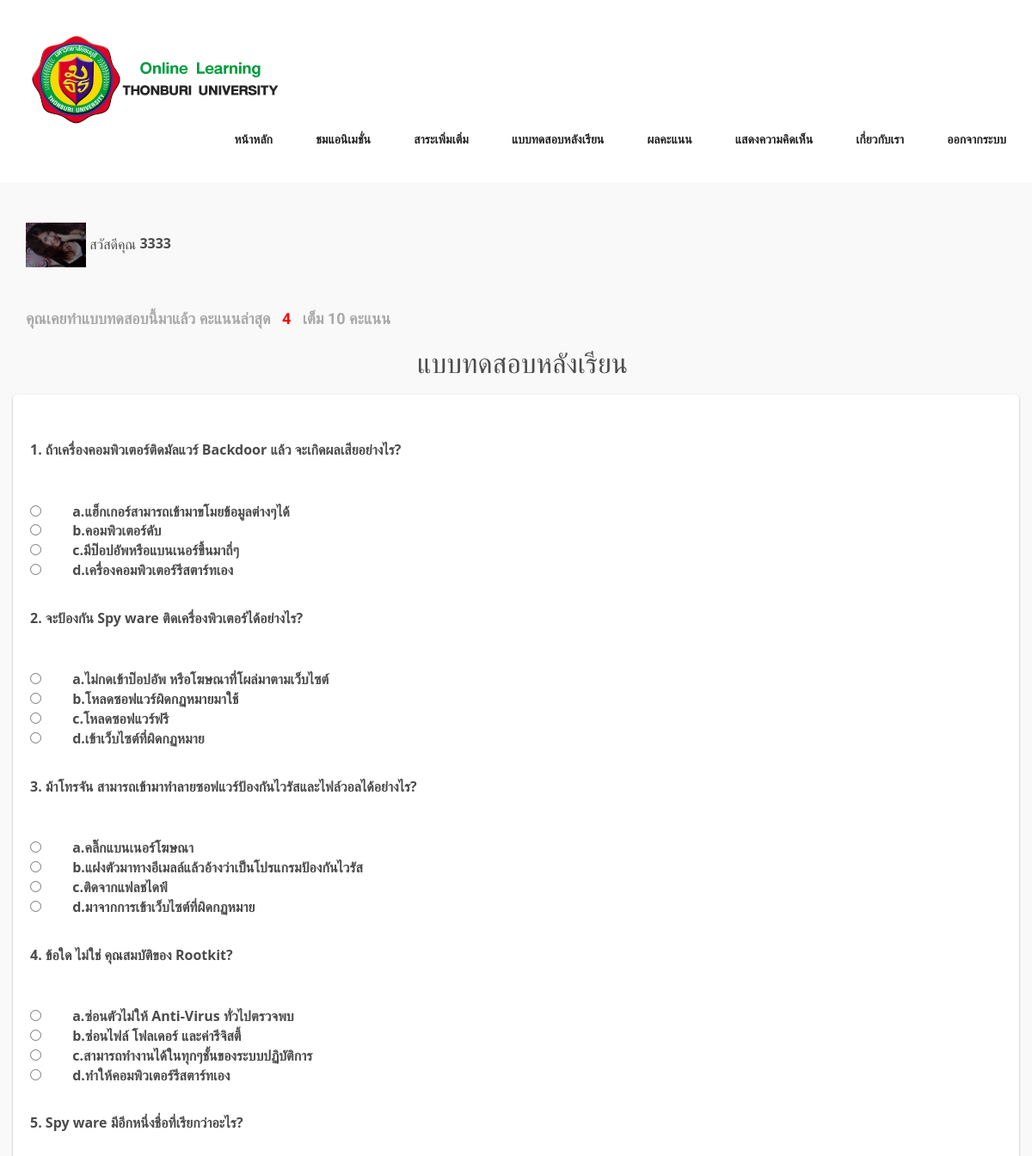
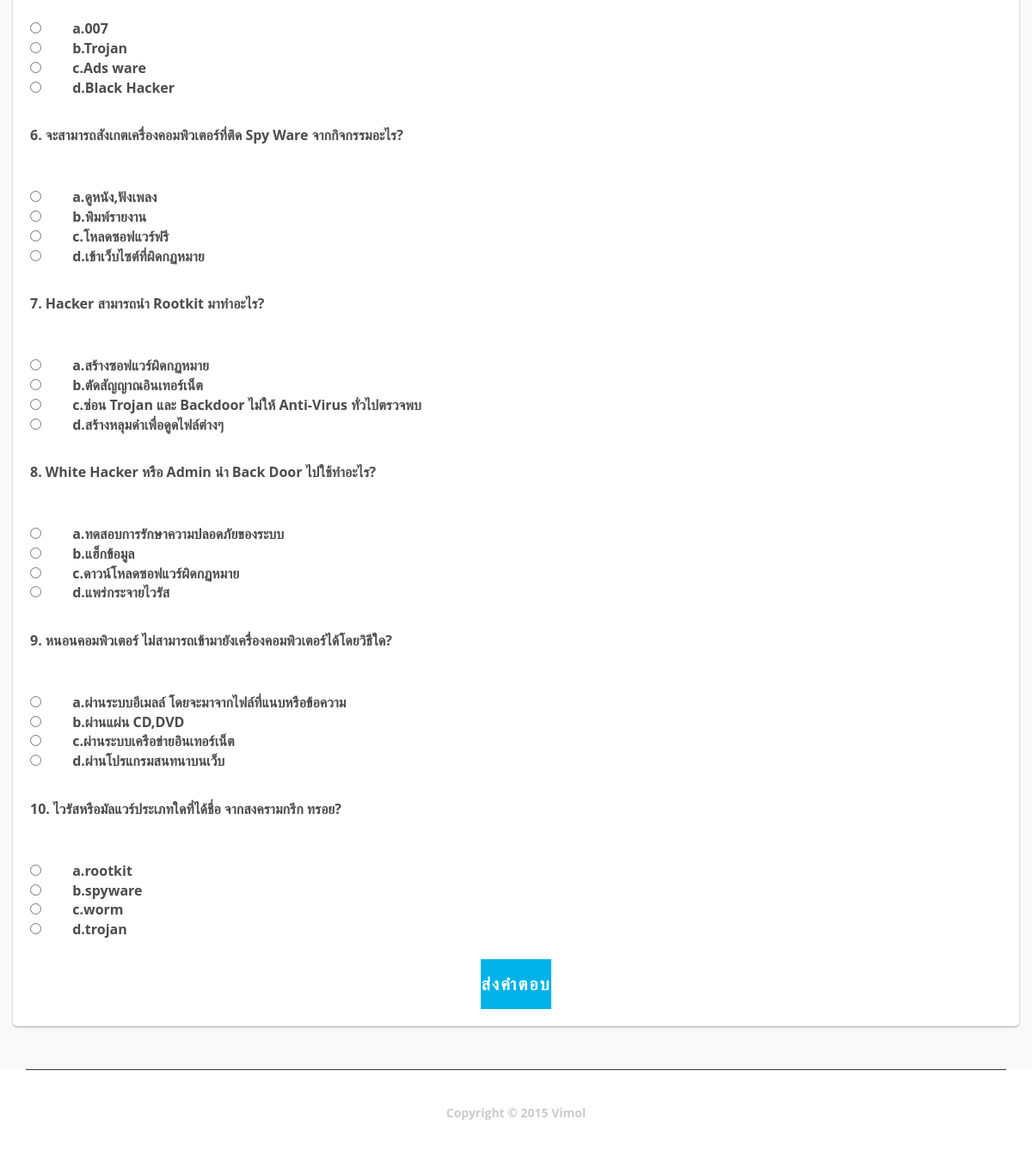
The app's page /posttest.php (signed in) with its own data (2 pictures, top to bottom).
### tables this page shows
CREATE TABLE `tb_member` (
  `Username` varchar(100) NOT NULL,
  `Password` varchar(100) NOT NULL,
  `Name` varchar(100) NOT NULL,
  `Email` varchar(100) NOT NULL,
  `Gender` varchar(100) NOT NULL,
  `Mtype` varchar(100) NOT NULL,
  `Pic` varchar(200) NOT NULL
);

CREATE TABLE `tb_score` (
  `Username` varchar(100) NOT NULL,
  `PrevScore` varchar(2) NOT NULL,
  `CurrentScore` varchar(2) NOT NULL
);

CREATE TABLE `tb_questionnair` (
  `Q_ID` varchar(8) NOT NULL,
  `Question` varchar(300) NOT NULL
);

CREATE TABLE `tb_answer` (
  `Q_ID` varchar(8) NOT NULL,
  `Choice1` varchar(300) NOT NULL,
  `Choice2` varchar(300) NOT NULL,
  `Choice3` varchar(300) NOT NULL,
  `Choice4` varchar(300) NOT NULL,
  `TrueAns` varchar(1) NOT NULL
);

### posttest.php (the view, shortened to what this page needs)
<?php
$sql_request_image = "Select Pic From tb_member Where Username='".$_SESSION['ses_user']."'";
$result_request_image = mysql_query($sql_request_image);
$image_name = mysql_result($result_request_image,0,0);
$dir = "profile_images/";
?>
<!doctype html>
<html>
<head>
<link href="css/bootstrap.css" rel="stylesheet" type="text/css">
<link href="css/style-homepage.css" rel="stylesheet" type="text/css">
<link href="css/style.css" rel="stylesheet" type="text/css">
<link href="css/linecons.css" rel="stylesheet" type="text/css">
<link href="css/font-awesome.css" rel="stylesheet" type="text/css">
<link href="css/responsive.css" rel="stylesheet" type="text/css">
<link href="css/animate.css" rel="stylesheet" type="text/css">
</head>
<body>
<header id="header_outer">
  <div class="container">
    <div class="header_section">
      <table width="300" border="0">
  <tbody>
    <tr>
      <td><center>
      <a href="#"><img src="img/logo2.png" width="300" height="120" alt=""></a>
      </td>
    </tr>
  </tbody>
</table>
      <nav class="nav" id="nav">
        <ul class="">
           <li><a href="homepage.php">หน้าหลัก</a></li>
          <li><a href="animation.php">ชมแอนิเมชั่น</a></li>
          <li><a href="substance.php">สาระเพิ่มเติ่ม</a></li>
          <li><a href="posttest.php">แบบทดสอบหลังเรียน</a></li>
          <li><a href="showscore.php">ผลคะแนน</a></li>
          <li><a href="showcomment.php">แสดงความคิดเห็น</a></li>
          <li><a href="about.php">เกี่ยวกับเรา</a></li>
          <li><a href="logout.php">ออกจากระบบ</a></li>
        </ul>
      </nav>
      <a class="res-nav_click animated wobble wow"  href="javascript:void(0)"><i class="fa-bars"></i></a> </div>
  </div>
</header>
<section id="top_content" class="top_cont_outer">
  <div class="top_cont_inner">
    <div class="container"> <br><br>
   </b>  <?php echo " <img style='width:70px' src='".$dir.$image_name."'/>" ?>   สวัสดีคุณ   <b><?php echo $_SESSION['ses_user']?>
      <div class="top_content">
        <div class="row">
         <?php
$sql="Select Mtype From tb_member Where Username='".$_SESSION['ses_user']."'";
$result = mysql_query($sql);
$cell_data = mysql_result($result,0,0);
if($cell_data == "Old"){
	$sql_score="Select CurrentScore From tb_score Where Username='".$_SESSION['ses_user']."'";
	$result_score = mysql_query($sql_score);
	$_score = mysql_result($result_score,0,0);
	if($_score !="")
	{
	?>
 <h2><b>คุณเคยทำแบบทดสอบนี้มาแล้ว  คะแนนล่าสุด  &nbsp;&nbsp;<font color="#FF0004" ><?php echo $_score ?>&nbsp;&nbsp;</font> เต็ม 10 คะแนน</b></h2><br>
 <center><h1>แบบทดสอบหลังเรียน</h1></center>
<div class="formTest">
  <?php
  $sql = "SELECT * FROM `tb_questionnair` Q_TABLE INNER JOIN tb_answer A_TABLE ON Q_TABLE.Q_ID = A_TABLE.Q_ID order by rand()";
  $__result = mysql_query($sql);
  echo '<form name="forms" id="forms" enctype="multipart/form-data" method="post" action="savescore-post.php">';
  $counting = 1;
  while($__objResult = mysql_fetch_object($__result)) {
    echo '
    <dl class="formInputs">
      <dt>
          <label
            name="question1"
            class="formLabel"
            for="question1">
          '. $counting . ". " . $__objResult->Question .'
          </label>
      </dt><br>
    </dl>
    <input
      type="radio"
      value="a"
      id="a'.intval($__objResult->Q_ID).'"
      name="select_answer'.intval($__objResult->Q_ID).'">
      &ensp;&ensp;&ensp;&ensp;'.$__objResult->Choice1.'
    </input><br />
    <input
      type="radio"
      value="b"
      id="b'.intval($__objResult->Q_ID).'"
      name="select_answer'.intval($__objResult->Q_ID).'">
      &ensp;&ensp;&ensp;&ensp;'.$__objResult->Choice2.'
    </input><br />
    <input
      type="radio"
      value="c"
      id="c'.intval($__objResult->Q_ID).'"
      name="select_answer'.intval($__objResult->Q_ID).'">
      &ensp;&ensp;&ensp;&ensp;'.$__objResult->Choice3.'
    </input><br />
    <input
      type="radio"
      value="d"
      id="d'.intval($__objResult->Q_ID).'"
      name="select_answer'.intval($__objResult->Q_ID).'">
      &ensp;&ensp;&ensp;&ensp;'.$__objResult->Choice4.'
    </input><br /><br />
    <input
    type="hidden"
    name="ansId'.intval($__objResult->Q_ID).'"
    value="'.$__objResult->TrueAns.'">
    ';
    $counting++;
  }
  echo '<div id = "status2"></div>
        <center>
          <button
            type="submit"
            name="submit"
            id="submit"
            class="button"
          />
          ส่งคำตอบ
          </button>
        </center>';
  echo '</form>'
  ?>
<?php	}
}
else{?>
<center><h3>กรุณาทำแบบทดสอบก่อนเรียนก่อน</h3></center>
<?php } ?>
        </div>
      </div>
    </div>
  </div>
</section>
  <div class="container">
    <div class="footer_bottom"> <span>Copyright © 2015 Vimol </span> </div>
  </div>
</body>
</html>

### css/style-homepage.css (style rules this page uses)
ul { list-style:none; }
img { max-width:100%; }
a, a:hover, a:active { outline:0px !important }
body { background:#fff; font-family: 'Lato', sans-serif; font-size:14px; font-weight:normal; color:#888888; margin:0; }
h2 { font-size:38px; color:#222222; font-family:'Dosis'; font-weight:700; margin:35px 0 25px 0; text-align:center; text-transform:uppercase; }
#header_outer { background:#ffffff; padding:30px 0px; }
.header_section { position:relative; }
.nav { float:right; }
.nav ul { list-style:none; padding:0px; }
.nav ul li { display:inline-block; margin:0 23px; }
.nav ul li:last-child { margin:0 0 0 23px; }
.nav ul li a { display:block; font-size:14px; color:#222222; font-family:'Dosis'; text-decoration:none; text-transform:uppercase; font-weight: 600; transition:all 0.2s ease-in-out; -moz-transition:all 0.2s ease-in-out; -webkit-transition:all 0.2s ease-in-out; }
.top_cont_outer { background:#f9f9f9; position:relative; }
.top_cont_inner { background:#f9f9f9; }
.top_content { position:relative; padding-top: 50px; padding-bottom:30px; }
.footer_bottom { border-top:1px solid #333333; padding:40px 0; }
.footer_bottom span { display:block; font-size:14px; color:#cccccc; text-align:center; }

### css/style.css (style rules this page uses)
* { padding: 0; margin: 0; }
img { border: 0; }
ol, ul, li { list-style:none; }
body, input, textarea, select { font-family: 'Open Sans', sans-serif; font-size: 16px; color: #4c4c4c; }
.formTest { margin: 20px auto; background-color: #fff; padding: 20px; -webkit-border-radius: 5px; -moz-border-radius: 5px; border-radius: 5px; -webkit-box-shadow: 0 1px 3px rgba(0,0,0,.12),0 1px 2px rgba(0,0,0,.24); -moz-box-shadow: 0 1px 3px rgba(0,0,0,.12),0 1px 2px rgba(0,0,0,.24); box-shadow: 0 1px 3px rgba(0,0,0,.12),0 1px 2px rgba(0,0,0,.24); text-align: left; }
h1 { font-size: 32px; font-weight: 300; color: #4c4c4c; text-align: center; padding: 0 0 0 15px; display: table-cell; vertical-align: middle; }
h2 { font-size: 18px; font-weight: 300; color: #A9A9A9; text-align:left; padding: 0 0 0 15px; display: table-cell; vertical-align:top; }
.formInputs { margin-top: 10px; }
.formInputs label { font-weight: bold; }
.button { border: 0; outline: none; border-radius: 0; padding: 15px 0; font-size: 2rem; font-weight: 600; text-transform: uppercase; letter-spacing: .1em; background: #00B2E8; color: #ffffff; -webkit-transition: all 0.5s ease; transition: all 0.5s ease; -webkit-appearance: none; }

### css/responsive.css (style rules this page uses)
@media only screen and (min-width: 980px) and (max-width: 1200px) { .top_cont_inner { background-size:400px; } }

### records on screen
tb_member: Pic (picture)
tb_score: CurrentScore "4"
tb_questionnair: Question "ถ้าเครื่องคอมพิวเตอร์ติดมัลแวร์ Backdoor แล้ว จะเกิดผลเสียอย่างไร?", tb_answer.Choice1 "a.แฮ็กเกอร์สามารถเข้ามาขโมยข้อมูลต่างๆได้", tb_answer.Choice2 "b.คอมพิวเตอร์ดับ", tb_answer.Choice3 "c.มีป๊อปอัพหรือแบนเนอร์ขึ้นมาถี่ๆ", tb_answer.Choice4 "d.เครื่องคอมพิวเตอร์รีสตาร์ทเอง"
tb_questionnair: Question "จะป้องกัน Spy ware ติดเครื่องพิวเตอร์ได้อย่างไร?", tb_answer.Choice1 "a.ไม่กดเข้าป๊อปอัพ หรือโฆษณาที่โผล่มาตามเว็บไซต์", tb_answer.Choice2 "b.โหลดซอฟแวร์ผิดกฏหมายมาใช้", tb_answer.Choice3 "c.โหลดซอฟแวร์ฟรี", tb_answer.Choice4 "d.เข้าเว็บไซต์ที่ผิดกฏหมาย"
tb_questionnair: Question "ม้าโทรจัน สามารถเข้ามาทำลายซอฟแวร์ป้องกันไวรัสและไฟล์วอลได้อย่างไร?", tb_answer.Choice1 "a.คลิ๊กแบนเนอร์โฆษณา", tb_answer.Choice2 "b.แฝงตัวมาทางอีเมลล์แล้วอ้างว่าเป็นโปรแกรมป้องกันไวรัส", tb_answer.Choice3 "c.ติดจากแฟลชไดฟ์", tb_answer.Choice4 "d.มาจากการเข้าเว็บไซต์ที่ผิดกฏหมาย"
tb_questionnair: Question "ข้อใด ไม่ใช่ คุณสมบัติของ Rootkit?", tb_answer.Choice1 "a.ซ่อนตัวไม่ให้ Anti-Virus ทั่วไปตรวจพบ", tb_answer.Choice2 "b.ซ่อนไฟล์ โฟลเดอร์ และค่ารีจิสตี้", tb_answer.Choice3 "c.สามารถทำงานได้ในทุกๆชั้นของระบบปฏิบัติการ", tb_answer.Choice4 "d.ทำให้คอมพิวเตอร์รีสตาร์ทเอง"
tb_questionnair: Question "Spy ware มีอีกหนึ่งชื่อที่เรียกว่าอะไร?", tb_answer.Choice1 "a.007", tb_answer.Choice2 "b.Trojan", tb_answer.Choice3 "c.Ads ware", tb_answer.Choice4 "d.Black Hacker"
tb_questionnair: Question "จะสามารถสังเกตเครื่องคอมพิวเตอร์ที่ติด Spy Ware จากกิจกรรมอะไร?", tb_answer.Choice1 "a.ดูหนัง,ฟังเพลง", tb_answer.Choice2 "b.พิมพ์รายงาน", tb_answer.Choice3 "c.โหลดซอฟแวร์ฟรี", tb_answer.Choice4 "d.เข้าเว็บไซต์ที่ผิดกฏหมาย"
tb_questionnair: Question "Hacker สามารถนำ Rootkit มาทำอะไร?", tb_answer.Choice1 "a.สร้างซอฟแวร์ผิดกฏหมาย", tb_answer.Choice2 "b.ตัดสัญญาณอินเทอร์เน็ต", tb_answer.Choice3 "c.ซ่อน Trojan และ Backdoor ไม่ให้ Anti-Virus ทั่วไปตรวจพบ", tb_answer.Choice4 "d.สร้างหลุมดำเพื่อดูดไฟล์ต่างๆ"
tb_questionnair: Question "White Hacker หรือ Admin นำ Back Door ไปใช้ทำอะไร?", tb_answer.Choice1 "a.ทดสอบการรักษาความปลอดภัยของระบบ", tb_answer.Choice2 "b.แฮ็กข้อมูล", tb_answer.Choice3 "c.ดาวน์โหลดซอฟแวร์ผิดกฏหมาย", tb_answer.Choice4 "d.แพร่กระจายไวรัส"
tb_questionnair: Question "หนอนคอมพิวเตอร์ ไม่สามารถเข้ามายังเครื่องคอมพิวเตอร์ได้โดยวิธีใด?", tb_answer.Choice1 "a.ผ่านระบบอีเมลล์ โดยจะมาจากไฟล์ที่แนบหรือข้อความ", tb_answer.Choice2 "b.ผ่านแผ่น CD,DVD", tb_answer.Choice3 "c.ผ่านระบบเครือข่ายอินเทอร์เน็ต", tb_answer.Choice4 "d.ผ่านโปรแกรมสนทนาบนเว็บ"
tb_questionnair: Question "ไวรัสหรือมัลแวร์ประเภทใดที่ได้ชื่อ จากสงครามกรีก ทรอย?", tb_answer.Choice1 "a.rootkit", tb_answer.Choice2 "b.spyware", tb_answer.Choice3 "c.worm", tb_answer.Choice4 "d.trojan"

### other values on screen
$_SESSION['ses_user'] "3333"
